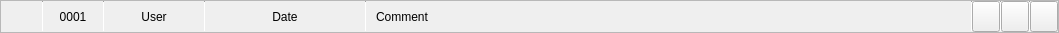
<?xml version="1.0" encoding="UTF-8"?>
<ui version="4.0">
 <class>Form</class>
 <widget class="QWidget" name="Form">
  <property name="geometry">
   <rect>
    <x>0</x>
    <y>0</y>
    <width>1059</width>
    <height>33</height>
   </rect>
  </property>
  <property name="windowTitle">
   <string>Form</string>
  </property>
  <layout class="QVBoxLayout" name="verticalLayout">
   <property name="spacing">
    <number>0</number>
   </property>
   <property name="leftMargin">
    <number>0</number>
   </property>
   <property name="topMargin">
    <number>0</number>
   </property>
   <property name="rightMargin">
    <number>0</number>
   </property>
   <property name="bottomMargin">
    <number>0</number>
   </property>
   <item>
    <widget class="QFrame" name="list_version_widget_frame">
     <property name="maximumSize">
      <size>
       <width>16777215</width>
       <height>38</height>
      </size>
     </property>
     <property name="frameShape">
      <enum>QFrame::StyledPanel</enum>
     </property>
     <property name="frameShadow">
      <enum>QFrame::Raised</enum>
     </property>
     <layout class="QHBoxLayout" name="horizontalLayout">
      <property name="spacing">
       <number>0</number>
      </property>
      <property name="leftMargin">
       <number>11</number>
      </property>
      <property name="topMargin">
       <number>0</number>
      </property>
      <property name="rightMargin">
       <number>0</number>
      </property>
      <property name="bottomMargin">
       <number>0</number>
      </property>
      <item>
       <widget class="QLabel" name="version_widget_image_label">
        <property name="minimumSize">
         <size>
          <width>30</width>
          <height>30</height>
         </size>
        </property>
        <property name="maximumSize">
         <size>
          <width>30</width>
          <height>30</height>
         </size>
        </property>
        <property name="text">
         <string/>
        </property>
       </widget>
      </item>
      <item>
       <widget class="Line" name="line_5">
        <property name="maximumSize">
         <size>
          <width>1</width>
          <height>16777215</height>
         </size>
        </property>
        <property name="orientation">
         <enum>Qt::Vertical</enum>
        </property>
       </widget>
      </item>
      <item>
       <widget class="QLabel" name="version_widget_version_label">
        <property name="minimumSize">
         <size>
          <width>60</width>
          <height>0</height>
         </size>
        </property>
        <property name="maximumSize">
         <size>
          <width>60</width>
          <height>16777215</height>
         </size>
        </property>
        <property name="text">
         <string>0001</string>
        </property>
        <property name="alignment">
         <set>Qt::AlignCenter</set>
        </property>
       </widget>
      </item>
      <item>
       <widget class="Line" name="line_4">
        <property name="maximumSize">
         <size>
          <width>1</width>
          <height>16777215</height>
         </size>
        </property>
        <property name="orientation">
         <enum>Qt::Vertical</enum>
        </property>
       </widget>
      </item>
      <item>
       <widget class="QLabel" name="version_widget_user_label">
        <property name="minimumSize">
         <size>
          <width>100</width>
          <height>0</height>
         </size>
        </property>
        <property name="maximumSize">
         <size>
          <width>100</width>
          <height>16777215</height>
         </size>
        </property>
        <property name="text">
         <string>User</string>
        </property>
        <property name="alignment">
         <set>Qt::AlignCenter</set>
        </property>
       </widget>
      </item>
      <item>
       <widget class="Line" name="line_3">
        <property name="maximumSize">
         <size>
          <width>1</width>
          <height>16777215</height>
         </size>
        </property>
        <property name="orientation">
         <enum>Qt::Vertical</enum>
        </property>
       </widget>
      </item>
      <item>
       <widget class="QLabel" name="version_widget_date_label">
        <property name="minimumSize">
         <size>
          <width>160</width>
          <height>0</height>
         </size>
        </property>
        <property name="maximumSize">
         <size>
          <width>160</width>
          <height>16777215</height>
         </size>
        </property>
        <property name="text">
         <string>Date</string>
        </property>
        <property name="alignment">
         <set>Qt::AlignCenter</set>
        </property>
       </widget>
      </item>
      <item>
       <widget class="Line" name="line_2">
        <property name="maximumSize">
         <size>
          <width>1</width>
          <height>16777215</height>
         </size>
        </property>
        <property name="orientation">
         <enum>Qt::Vertical</enum>
        </property>
       </widget>
      </item>
      <item>
       <widget class="QLabel" name="version_widget_comment_label">
        <property name="sizePolicy">
         <sizepolicy hsizetype="Expanding" vsizetype="Preferred">
          <horstretch>0</horstretch>
          <verstretch>0</verstretch>
         </sizepolicy>
        </property>
        <property name="text">
         <string>Comment</string>
        </property>
        <property name="alignment">
         <set>Qt::AlignLeading|Qt::AlignLeft|Qt::AlignVCenter</set>
        </property>
        <property name="wordWrap">
         <bool>true</bool>
        </property>
        <property name="indent">
         <number>10</number>
        </property>
       </widget>
      </item>
      <item>
       <widget class="Line" name="line_6">
        <property name="maximumSize">
         <size>
          <width>1</width>
          <height>16777215</height>
         </size>
        </property>
        <property name="orientation">
         <enum>Qt::Vertical</enum>
        </property>
       </widget>
      </item>
      <item>
       <widget class="QPushButton" name="version_widget_delete_pushButton">
        <property name="minimumSize">
         <size>
          <width>28</width>
          <height>31</height>
         </size>
        </property>
        <property name="maximumSize">
         <size>
          <width>28</width>
          <height>31</height>
         </size>
        </property>
        <property name="text">
         <string/>
        </property>
        <property name="iconSize">
         <size>
          <width>14</width>
          <height>14</height>
         </size>
        </property>
       </widget>
      </item>
      <item>
       <widget class="Line" name="line">
        <property name="maximumSize">
         <size>
          <width>1</width>
          <height>16777215</height>
         </size>
        </property>
        <property name="orientation">
         <enum>Qt::Vertical</enum>
        </property>
       </widget>
      </item>
      <item>
       <widget class="QPushButton" name="version_widget_comment_pushButton">
        <property name="minimumSize">
         <size>
          <width>28</width>
          <height>31</height>
         </size>
        </property>
        <property name="maximumSize">
         <size>
          <width>28</width>
          <height>31</height>
         </size>
        </property>
        <property name="text">
         <string/>
        </property>
        <property name="iconSize">
         <size>
          <width>14</width>
          <height>14</height>
         </size>
        </property>
       </widget>
      </item>
      <item>
       <widget class="Line" name="line_8">
        <property name="maximumSize">
         <size>
          <width>1</width>
          <height>16777215</height>
         </size>
        </property>
        <property name="orientation">
         <enum>Qt::Vertical</enum>
        </property>
       </widget>
      </item>
      <item>
       <widget class="QPushButton" name="version_open_software_pushButton">
        <property name="minimumSize">
         <size>
          <width>28</width>
          <height>31</height>
         </size>
        </property>
        <property name="maximumSize">
         <size>
          <width>28</width>
          <height>31</height>
         </size>
        </property>
        <property name="text">
         <string/>
        </property>
        <property name="iconSize">
         <size>
          <width>14</width>
          <height>14</height>
         </size>
        </property>
       </widget>
      </item>
     </layout>
    </widget>
   </item>
  </layout>
 </widget>
 <resources/>
 <connections/>
</ui>
